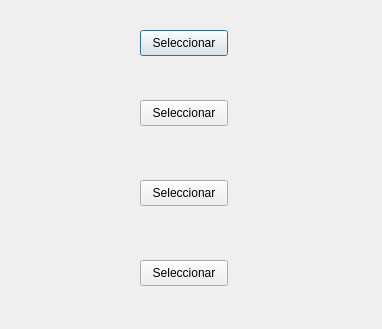
<?xml version="1.0" encoding="UTF-8"?>
<ui version="4.0">
 <class>selectSkin</class>
 <widget class="QDialog" name="selectSkin">
  <property name="geometry">
   <rect>
    <x>0</x>
    <y>0</y>
    <width>382</width>
    <height>329</height>
   </rect>
  </property>
  <property name="windowTitle">
   <string>Select skin</string>
  </property>
  <widget class="QLabel" name="labelC1">
   <property name="geometry">
    <rect>
     <x>270</x>
     <y>10</y>
     <width>71</width>
     <height>51</height>
    </rect>
   </property>
   <property name="text">
    <string/>
   </property>
   <property name="pixmap">
    <pixmap resource="recursos.qrc">:/imagenes/imagenes/skins/skinC1.png</pixmap>
   </property>
   <property name="scaledContents">
    <bool>true</bool>
   </property>
  </widget>
  <widget class="QLabel" name="labelC4">
   <property name="geometry">
    <rect>
     <x>270</x>
     <y>250</y>
     <width>71</width>
     <height>51</height>
    </rect>
   </property>
   <property name="text">
    <string/>
   </property>
   <property name="pixmap">
    <pixmap resource="recursos.qrc">:/imagenes/imagenes/skins/skinC4.png</pixmap>
   </property>
   <property name="scaledContents">
    <bool>true</bool>
   </property>
  </widget>
  <widget class="QLabel" name="labelC2">
   <property name="geometry">
    <rect>
     <x>270</x>
     <y>90</y>
     <width>71</width>
     <height>51</height>
    </rect>
   </property>
   <property name="text">
    <string/>
   </property>
   <property name="pixmap">
    <pixmap resource="recursos.qrc">:/imagenes/imagenes/skins/skinC2.png</pixmap>
   </property>
   <property name="scaledContents">
    <bool>true</bool>
   </property>
  </widget>
  <widget class="QLabel" name="labelC3">
   <property name="geometry">
    <rect>
     <x>270</x>
     <y>170</y>
     <width>71</width>
     <height>51</height>
    </rect>
   </property>
   <property name="text">
    <string/>
   </property>
   <property name="pixmap">
    <pixmap resource="recursos.qrc">:/imagenes/imagenes/skins/skinC3.png</pixmap>
   </property>
   <property name="scaledContents">
    <bool>true</bool>
   </property>
  </widget>
  <widget class="QLabel" name="labelT3">
   <property name="geometry">
    <rect>
     <x>40</x>
     <y>170</y>
     <width>71</width>
     <height>51</height>
    </rect>
   </property>
   <property name="text">
    <string/>
   </property>
   <property name="pixmap">
    <pixmap resource="recursos.qrc">:/imagenes/imagenes/skins/skinT3.png</pixmap>
   </property>
   <property name="scaledContents">
    <bool>true</bool>
   </property>
  </widget>
  <widget class="QLabel" name="labelT1">
   <property name="geometry">
    <rect>
     <x>40</x>
     <y>10</y>
     <width>71</width>
     <height>51</height>
    </rect>
   </property>
   <property name="text">
    <string/>
   </property>
   <property name="pixmap">
    <pixmap resource="recursos.qrc">:/imagenes/imagenes/skins/skinT1.png</pixmap>
   </property>
   <property name="scaledContents">
    <bool>true</bool>
   </property>
  </widget>
  <widget class="QLabel" name="labelT2">
   <property name="geometry">
    <rect>
     <x>40</x>
     <y>90</y>
     <width>71</width>
     <height>51</height>
    </rect>
   </property>
   <property name="text">
    <string/>
   </property>
   <property name="pixmap">
    <pixmap resource="recursos.qrc">:/imagenes/imagenes/skins/skinT2.png</pixmap>
   </property>
   <property name="scaledContents">
    <bool>true</bool>
   </property>
  </widget>
  <widget class="QLabel" name="labelT4">
   <property name="geometry">
    <rect>
     <x>40</x>
     <y>250</y>
     <width>71</width>
     <height>51</height>
    </rect>
   </property>
   <property name="text">
    <string/>
   </property>
   <property name="pixmap">
    <pixmap resource="recursos.qrc">:/imagenes/imagenes/skins/skinT4.png</pixmap>
   </property>
   <property name="scaledContents">
    <bool>true</bool>
   </property>
  </widget>
  <widget class="QPushButton" name="button1">
   <property name="geometry">
    <rect>
     <x>140</x>
     <y>30</y>
     <width>88</width>
     <height>26</height>
    </rect>
   </property>
   <property name="text">
    <string>Seleccionar</string>
   </property>
  </widget>
  <widget class="QPushButton" name="button2">
   <property name="geometry">
    <rect>
     <x>140</x>
     <y>100</y>
     <width>88</width>
     <height>26</height>
    </rect>
   </property>
   <property name="text">
    <string>Seleccionar</string>
   </property>
  </widget>
  <widget class="QPushButton" name="button3">
   <property name="geometry">
    <rect>
     <x>140</x>
     <y>180</y>
     <width>88</width>
     <height>26</height>
    </rect>
   </property>
   <property name="text">
    <string>Seleccionar</string>
   </property>
  </widget>
  <widget class="QPushButton" name="button4">
   <property name="geometry">
    <rect>
     <x>140</x>
     <y>260</y>
     <width>88</width>
     <height>26</height>
    </rect>
   </property>
   <property name="text">
    <string>Seleccionar</string>
   </property>
  </widget>
  <widget class="QLabel" name="label">
   <property name="geometry">
    <rect>
     <x>0</x>
     <y>0</y>
     <width>381</width>
     <height>331</height>
    </rect>
   </property>
   <property name="text">
    <string/>
   </property>
   <property name="pixmap">
    <pixmap resource="recursos.qrc">:/imagenes/imagenes/fondos/fondo5.jpg</pixmap>
   </property>
   <property name="scaledContents">
    <bool>true</bool>
   </property>
  </widget>
  <zorder>label</zorder>
  <zorder>labelC1</zorder>
  <zorder>labelC4</zorder>
  <zorder>labelC2</zorder>
  <zorder>labelC3</zorder>
  <zorder>labelT3</zorder>
  <zorder>labelT1</zorder>
  <zorder>labelT2</zorder>
  <zorder>labelT4</zorder>
  <zorder>button1</zorder>
  <zorder>button2</zorder>
  <zorder>button3</zorder>
  <zorder>button4</zorder>
 </widget>
 <resources>
  <include location="recursos.qrc"/>
 </resources>
 <connections/>
</ui>
